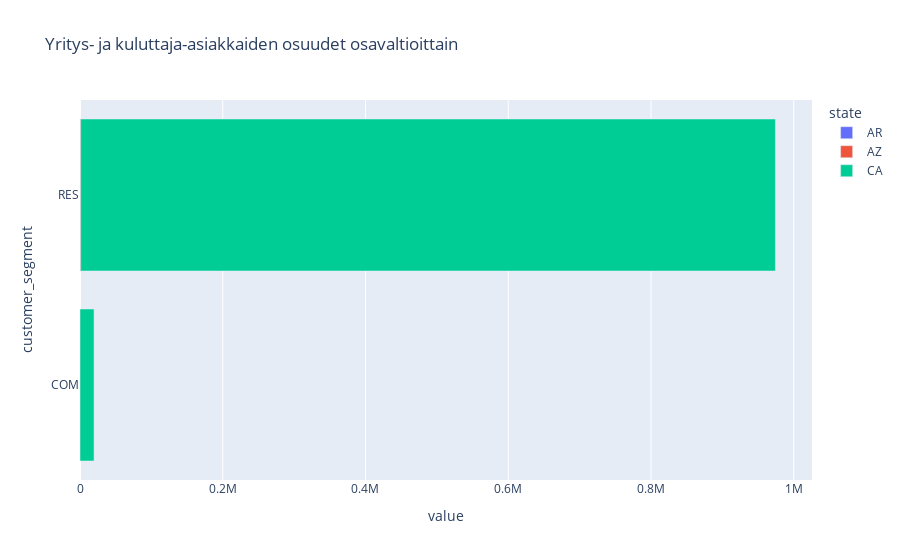

Write notebook code for a chart like this one.
### Code cell
pic2 = pd.crosstab(df_res["customer_segment"],df_res['state'],values = df_res['state'], aggfunc="count",margins= False)
px.bar(pic2, color="state", orientation='h', title="Yritys- ja kuluttaja-asiakkaiden osuudet osavaltioittain")

### Figure 1 — Plotly figure (JSON) as saved in the notebook; plotly's stock layout.template omitted (floating-point values rounded to 4 significant figures)
{"data": [{"alignmentgroup": "True", "hovertemplate": "state=AR<br>value=%{x}<br>customer_segment=%{y}<extra></extra>", "legendgroup": "AR", "marker": {"color": "#636efa", "pattern": {"shape": ""}}, "name": "AR", "offsetgroup": "AR", "orientation": "h", "showlegend": true, "textposition": "auto", "type": "bar", "x": [11, 92], "xaxis": "x", "y": ["COM", "RES"], "yaxis": "y"}, {"alignmentgroup": "True", "hovertemplate": "state=AZ<br>value=%{x}<br>customer_segment=%{y}<extra></extra>", "legendgroup": "AZ", "marker": {"color": "#EF553B", "pattern": {"shape": ""}}, "name": "AZ", "offsetgroup": "AZ", "orientation": "h", "showlegend": true, "textposition": "auto", "type": "bar", "x": [null, 858], "xaxis": "x", "y": ["COM", "RES"], "yaxis": "y"}, {"alignmentgroup": "True", "hovertemplate": "state=CA<br>value=%{x}<br>customer_segment=%{y}<extra></extra>", "legendgroup": "CA", "marker": {"color": "#00cc96", "pattern": {"shape": ""}}, "name": "CA", "offsetgroup": "CA", "orientation": "h", "showlegend": true, "textposition": "auto", "type": "bar", "x": [19682, 973361], "xaxis": "x", "y": ["COM", "RES"], "yaxis": "y"}], "layout": {"barmode": "relative", "legend": {"title": {"text": "state"}, "tracegroupgap": 0}, "title": {"text": "Yritys- ja kuluttaja-asiakkaiden osuudet osavaltioittain"}, "xaxis": {"anchor": "y", "domain": [0, 1], "title": {"text": "value"}}, "yaxis": {"anchor": "x", "domain": [0, 1], "title": {"text": "customer_segment"}}}}
